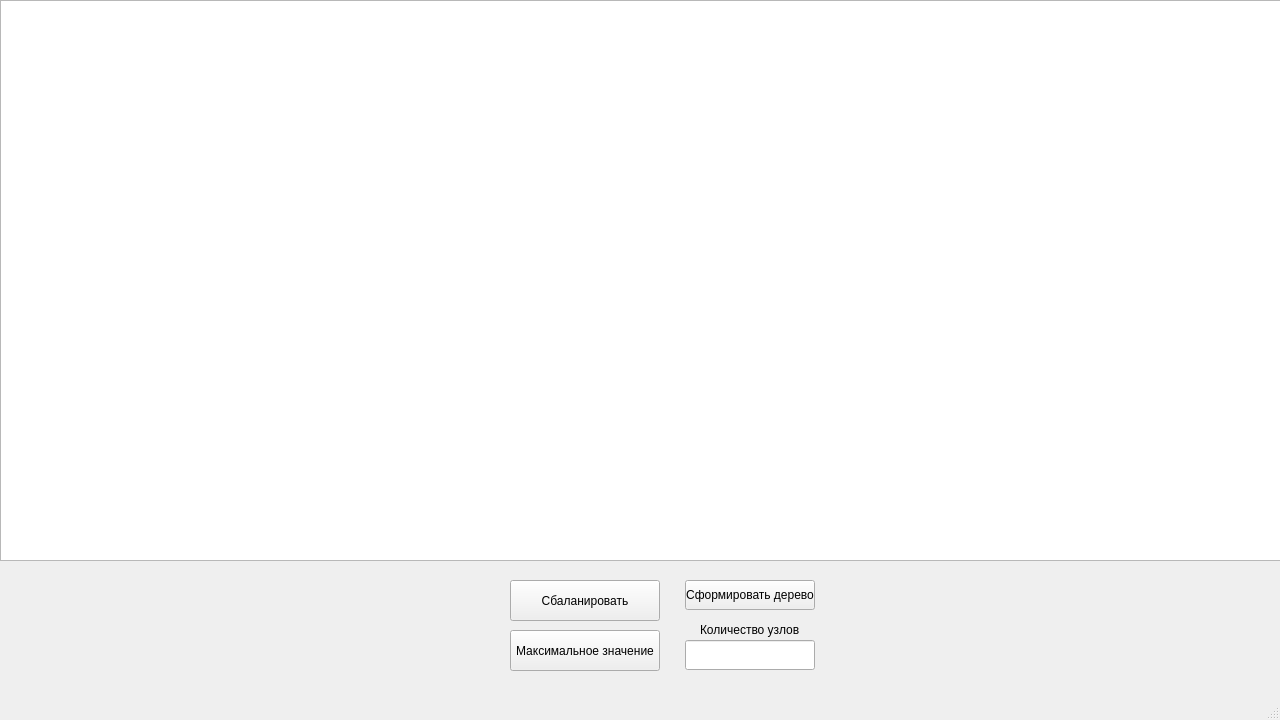
<?xml version="1.0" encoding="UTF-8"?>
<ui version="4.0">
 <class>MainWindow</class>
 <widget class="QMainWindow" name="MainWindow">
  <property name="geometry">
   <rect>
    <x>0</x>
    <y>0</y>
    <width>1280</width>
    <height>720</height>
   </rect>
  </property>
  <property name="windowTitle">
   <string>MainWindow</string>
  </property>
  <widget class="QWidget" name="centralwidget">
   <widget class="QPushButton" name="Form_tree">
    <property name="geometry">
     <rect>
      <x>685</x>
      <y>580</y>
      <width>130</width>
      <height>30</height>
     </rect>
    </property>
    <property name="text">
     <string>Сформировать дерево</string>
    </property>
   </widget>
   <widget class="QLabel" name="label">
    <property name="geometry">
     <rect>
      <x>700</x>
      <y>620</y>
      <width>100</width>
      <height>20</height>
     </rect>
    </property>
    <property name="text">
     <string>Количество узлов</string>
    </property>
   </widget>
   <widget class="QLineEdit" name="Count_nodes">
    <property name="geometry">
     <rect>
      <x>685</x>
      <y>640</y>
      <width>130</width>
      <height>30</height>
     </rect>
    </property>
   </widget>
   <widget class="QGraphicsView" name="graphicsView">
    <property name="geometry">
     <rect>
      <x>0</x>
      <y>0</y>
      <width>1281</width>
      <height>561</height>
     </rect>
    </property>
   </widget>
   <widget class="QPushButton" name="Binary_Btn">
    <property name="geometry">
     <rect>
      <x>510</x>
      <y>580</y>
      <width>150</width>
      <height>41</height>
     </rect>
    </property>
    <property name="text">
     <string>Сбаланировать</string>
    </property>
   </widget>
   <widget class="QPushButton" name="Average_Btn">
    <property name="geometry">
     <rect>
      <x>510</x>
      <y>630</y>
      <width>150</width>
      <height>41</height>
     </rect>
    </property>
    <property name="text">
     <string>Максимальное значение</string>
    </property>
   </widget>
  </widget>
  <widget class="QMenuBar" name="menubar">
   <property name="geometry">
    <rect>
     <x>0</x>
     <y>0</y>
     <width>1280</width>
     <height>21</height>
    </rect>
   </property>
  </widget>
  <widget class="QStatusBar" name="statusbar"/>
 </widget>
 <resources/>
 <connections/>
</ui>
